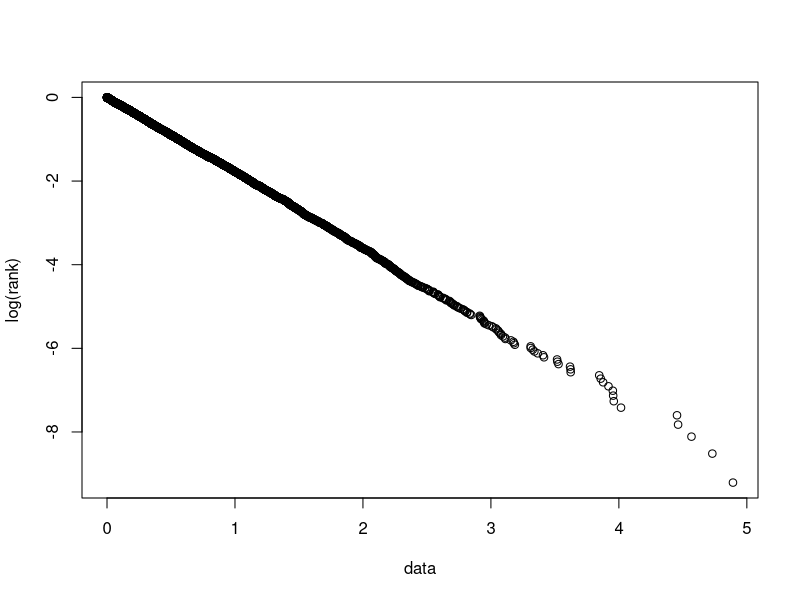
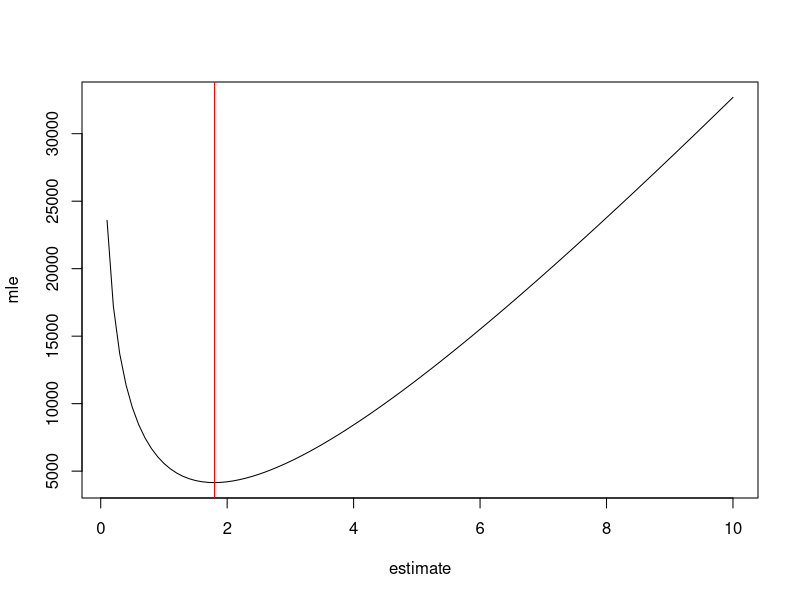

Write R code to recreate these figures, in order.
#!/usr/bin/env Rscript
# Author: Joseph Palmer <Joseph.Palmer18@imperial.ac.uk>
# Date: April 2019
# Desc: R code to fit mle exponential

# clear environment
rm(list=ls())

# Load required packages #

# declare log-likelihood function
lnlike = function(x, a){
  n = length(x)
  return(1 - (n*log(a) - a * sum(x)))
}

# get data from xponential distribution and order
rate = 1.8
data = rexp(10000, rate)
data = sort(data, decreasing = T)

# create a probability ranking for the data for the plot
rank = seq(1, length(data), by=1) / length(data)

# show the plot with log rank to observe typical straight line of exponential
plot(data, log(rank))

# put the data together to check
data.frame(rank, data)

# create an estimate of possible parameter values
estimate = seq(0.1, 10, 0.1)

# get loglikelihood estimates for the data and estimates
mle = lnlike(data, estimate)

# put into a dataframe for viewing
mle2 = data.frame(estimate, mle)

# extract the numerical minimum value
maxmle = mle2$estimate[mle2$mle == min(mle2$mle)]

# plot the likelihood curve with a line of the numerical minimum
plot(estimate, mle, type = "l")
abline(v = maxmle, col = "red")

# weird thing here is that the analitical solution doesn't work!
# The numerical methods return the correct number of 1.8.
# This is the opposite to the python code where the numerical methods return wrong number
# but the analytical solution returns the correct number of 1.8.
# The really odd part is the analytical solution here returns the same number as the numerical methods in the python code. 0.56.
# What is going on here??????/
an_mle = 1/(sum(data) / length(data))

print(paste("Analytical method:", an_mle, "Numerical Method:", maxmle, "Actual Rate:", rate))

# OK. SOLVED THE PROBLEM - The problem was in the was R and python generated the exponential data. Their rate is 1 divided by the rate I was using. python needs you to do this,
# R automatically does it for you. Realising this the fix was to change the rate I am using in python to 1/rate. This solved the numerical solving problem. The problem with the 
# analytical clution was because I needed to do 1/the estimate. I have changed and updated the code.
# Next task is to extent the MLE code in python to the lognormal and others.
